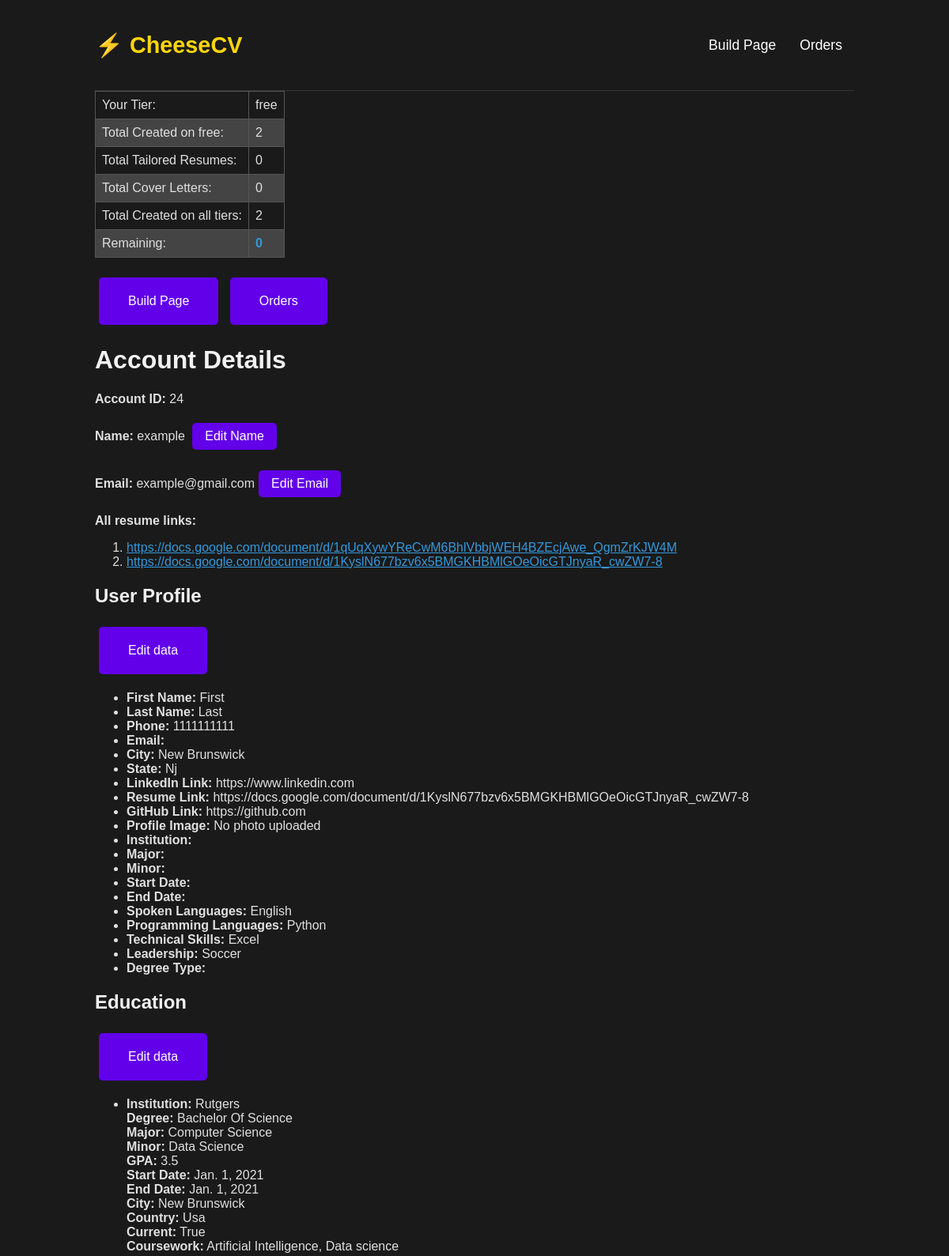
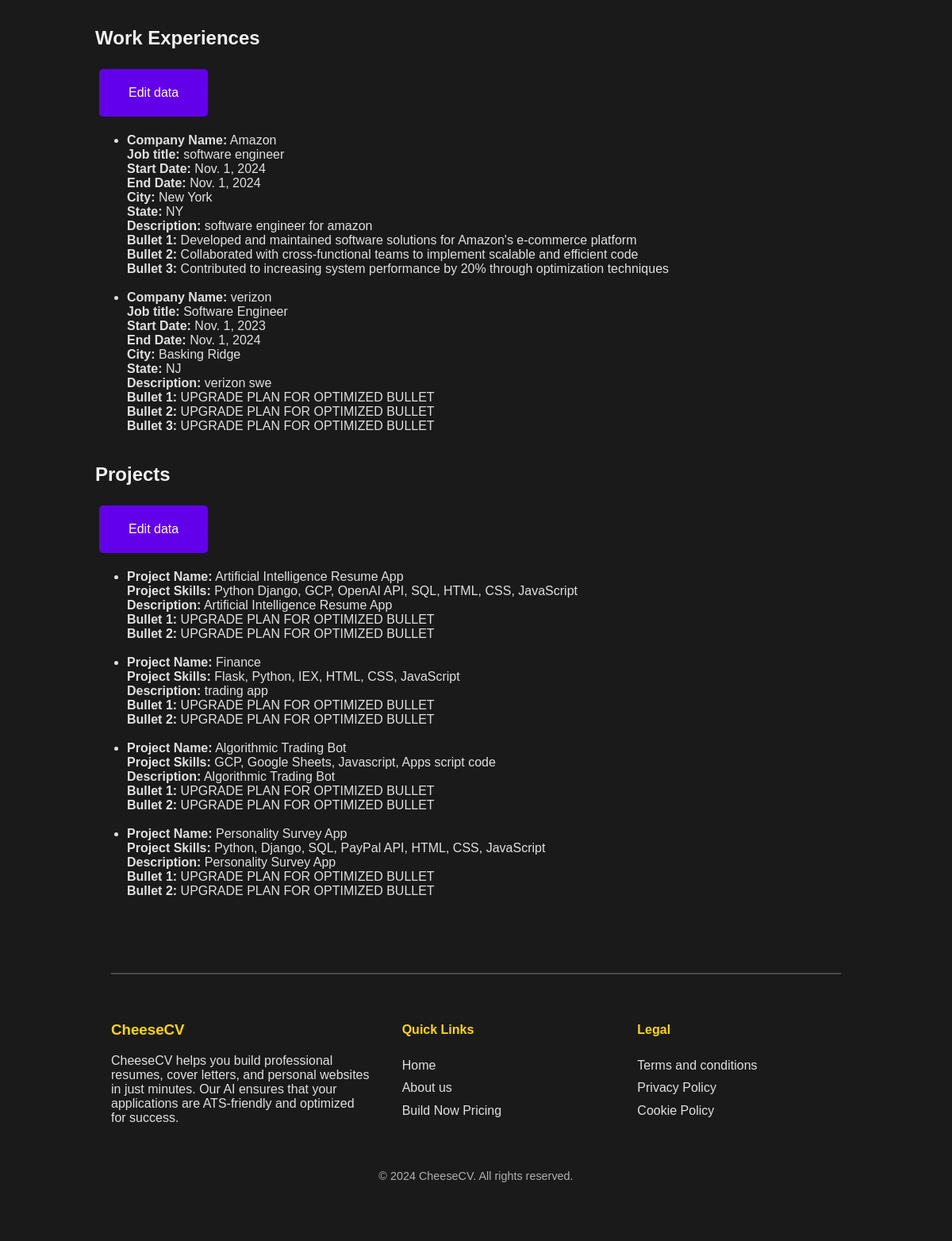
Screenshot of /24/account/ (signed in) with the database file from the repository (2 pictures, top to bottom).
### resume_app/models.py (models this page shows, shortened)
class Account(models.Model):
    id = models.AutoField(primary_key=True)
    user = models.ForeignKey(User, on_delete=models.CASCADE, null=True, related_name='account_user')
    name = models.CharField(max_length=255, unique=True)  # needs to be unique
    password = models.CharField(max_length=255)  # Store hashed password
    email = models.EmailField()
    tier = models.CharField(max_length=255, default="free")
    educations = models.ForeignKey('Education', on_delete=models.SET_NULL, null=True, related_name='education_account')
    user_profile = models.ForeignKey('UserProfile', on_delete=models.SET_NULL, null=True, related_name='user_profile_account')
    user_plan = models.ForeignKey('Plan', on_delete=models.SET_NULL, null=True, related_name='user_plan')
    user_payment = models.ForeignKey('Payment', on_delete=models.SET_NULL, null=True, related_name='user_payment')
    resume_links = models.CharField(max_length=100000, blank=True, null=True, help_text="Separate links with commas")
    unique_words = models.CharField(max_length=10000000, blank=True, null=True, help_text="Separate action words with commas")
    reset_password_code = models.CharField(max_length=255, null=True)
    is_active = models.BooleanField(default=True)
    def get_resume_links(self):
        return self.resume_links.split(',') if self.resume_links else []

class Plan(models.Model):
    id = models.AutoField(primary_key=True)
    type = models.CharField(max_length=255, default="free")
    account = models.ForeignKey(Account, on_delete=models.CASCADE, null=True)
    forms_remaining = models.IntegerField(default=2)
    forms_filled_on_current_plan = models.IntegerField(default=0)
    total_forms_filled = models.IntegerField(default=0)
    total_cover_letters = models.IntegerField(default=0)
    total_tailored_resumes = models.IntegerField(default=0)
    subscription_ids = models.CharField(max_length=100000, blank=True, null=True, help_text="subscription_ids seperated by commas")

class UserProfile(models.Model):
    def profile_image_upload_to(instance, filename):
        return f"profile_pictures/{instance.account.id}.jpg"
    id = models.AutoField(primary_key=True)
    account = models.ForeignKey(Account, on_delete=models.CASCADE, null=True, related_name='account_user_profile')
    first_name = models.CharField(max_length=255)
    last_name = models.CharField(max_length=255)
    phone = models.CharField(max_length=15)
    city = models.CharField(max_length=255)
    state = models.CharField(max_length=255)
    linkedin_link = models.CharField(blank=True, null=True, max_length=255)
    resume_link = models.URLField(blank=True, null=True)
    github_link = models.CharField(blank=True, null=True, max_length=255)
    website_link = models.URLField(blank=True, null=True)
    profile_image = models.ImageField(upload_to=profile_image_upload_to, storage=OverwriteStorage(), blank=True, null=True)
    spoken_languages = models.CharField(max_length=255, blank=True, null=True)
    programming_languages = models.CharField(max_length=255, blank=True, null=True)
    technical_skills = models.CharField(max_length=255, blank=True, null=True)
    leadership = models.CharField(max_length=255, blank=True, null=True)

class Education(models.Model):
    id = models.AutoField(primary_key=True)
    account = models.ForeignKey(Account, on_delete=models.CASCADE, null=True, related_name='account_education')
    institution = models.CharField(max_length=255, blank=True, null=True)
    major = models.CharField(max_length=255, blank=True, null=True)
    minor = models.CharField(max_length=255, blank=True, null=True)
    GPA = models.CharField(max_length=255, blank=True, null=True)
    start_date = models.DateField(default=date.today, null=True)
    end_date = models.DateField(default=date.today, null=True)
    city = models.CharField(max_length=255, blank=True, null=True)
    country = models.CharField(max_length=255, blank=True, null=True)
    current = models.BooleanField(default=False, null=True)
    coursework = models.CharField(max_length=1000, blank=True, null=True)
    DEGREE_CHOICES = [
        ('Bachelor of Science', 'Bachelor of Science'),
        ('Bachelor of Art', 'Bachelor of Art'),
        ('Master of Arts', 'Master of Arts'),
        ('Master of Science', 'Master of Science'),
        ('Master of Business Administration', 'Master of Business Administration'),
        ('Associate of Arts', 'Associate of Arts'),
        ('Associate of Science', 'Associate of Science'),
        ('Associate of Business Administration', 'Associate of Business Administration'),
        ('Associate of Engineering', 'Associate of Engineering'),
        ('Associate of Nursing', 'Associate of Nursing'),
    ]
    degree_type = models.CharField(
        max_length=100,
        choices=DEGREE_CHOICES,
        blank=True,
        null=True,
    )

class WorkExperience(models.Model):
    account = models.ForeignKey(Account, on_delete=models.CASCADE, null=True, related_name='work_experiences')
    company_name = models.CharField(max_length=255, validators=[MinLengthValidator(1)])
    job_title = models.CharField(max_length=255, validators=[MinLengthValidator(1)])
    start_date = models.DateField()
    end_date = models.DateField(null=True)
    currently_working = models.BooleanField(default=False)
    city = models.CharField(max_length=255, validators=[MinLengthValidator(1)])
    state = models.CharField(max_length=2, validators=[MinLengthValidator(2), MaxLengthValidator(2)])
    description = models.TextField(validators=[MinLengthValidator(1)])
    bullet1 = models.CharField(max_length=255, validators=[MinLengthValidator(1)])
    bullet2 = models.CharField(max_length=255, validators=[MinLengthValidator(1)])
    bullet3 = models.CharField(max_length=255, validators=[MinLengthValidator(1)])

class Project(models.Model):
    account = models.ForeignKey(Account, on_delete=models.CASCADE, null=True, related_name='projects')
    project_name = models.CharField(max_length=255)
    project_skills = models.CharField(max_length=255)
    description = models.TextField()
    bullet1 = models.CharField(max_length=255)
    bullet2 = models.CharField(max_length=255)

### resume_app/views.py (the view)
# urls.py: path('<int:account_id>/account/', account, name='account'),
@login_required
def account(request , account_id):
    account = Account.objects.get(id=account_id)
    user_plan = Plan.objects.get(account = account)
    user_profile = UserProfile.objects.get(account = account)
    educations = Education.objects.filter(account=account)
    work_experiences = WorkExperience.objects.filter(account=account)
    projects = Project.objects.filter(account=account)
    context = {
        'account' : account ,
        'user_plan': user_plan ,
        'user_profile' : user_profile ,
        'educations' : educations ,
        'remaining' : user_plan.forms_remaining - user_plan.forms_filled_on_current_plan,
        'work_experiences' : work_experiences,
        'projects' : projects
    }
    return render (request, "account.html", context)

### resume_app/templates/account.html (shortened to what this page needs)
{% extends 'index.html' %}
{% load static %}
{% block header_links %}
        <a href="{% url 'confirmation' account_id=account.id %}">  Build Page </a>
        <a href="{% url 'subscriptions' account_id=account.id %}">  Orders </a>
{% endblock %}
{% block content %}
<div>
<div class="user-info-container">
    <table class="user-info-table">
        <tr>
            <td>Your Tier:</td>
            <td>{{account.tier}}</td>
        </tr>
        <tr>
            <td>Total Created on {{account.tier}}:</td>
            <td>{{user_plan.forms_filled_on_current_plan}}</td>
        </tr>
        <tr>
            <td>Total Tailored Resumes:</td>
            <td>{{user_plan.total_tailored_resumes}} </td>
        </tr>
        <tr>
            <td>Total Cover Letters:</td>
            <td>{{user_plan.total_cover_letters}} </td>
        </tr>
        <tr>
            <td>Total Created on all tiers:</td>
            <td>{{user_plan.total_forms_filled}} </td>
        </tr>
        <tr>
            <td>Remaining:</td>
            <td> <b> {{remaining}} </b> </td>
        </tr>
    </table>
    <a href="{% url 'confirmation' account_id=account.id %}" class="reload_resume_and_website-button">
        <button type="button"> Build Page </button>
    </a>
    <a href="{% url 'subscriptions' account_id=account.id %}" class="reload_resume_and_website-button">
        <button type="button">  Orders </button>
    </a>
    <h1>Account Details</h1>
    <p><strong>Account ID:</strong> {{ account.id }}</p>
    <p><strong> Name:</strong> {{ account.name }} <button id="edit-name-btn">Edit Name</button> </p>
    <p><strong> Email:</strong> {{ account.email }}<button id="edit-email-btn">Edit Email</button> </p>
    <p><strong>All resume links:</strong>
    {% if account.resume_links %}
    <ol>
        {% for link in account.get_resume_links %}
        <li><a href="{{ link }}" target="_blank">{{ link }}</a></li>
        {% endfor %}
    </ol>
    {% else %}
    <p>No resume links available.</p>
    {% endif %}
    <h2>User Profile</h2>
    <a href="{% url 'form' account_id=account.id %}" class="reload_resume_and_website-button">
        <button type="button"> Edit data </button>
    </a>
    <ul>
        <li><strong>First Name:</strong> {{ user_profile.first_name }}</li>
        <li><strong>Last Name:</strong> {{ user_profile.last_name }}</li>
        <li><strong>Phone:</strong> {{ user_profile.phone }}</li>
        <li><strong>Email:</strong> {{ user_profile.email }}</li>
        <li><strong>City:</strong> {{ user_profile.city }}</li>
        <li><strong>State:</strong> {{ user_profile.state }}</li>
        <li><strong>LinkedIn Link:</strong> {{ user_profile.linkedin_link }}</li>
        <li><strong>Resume Link:</strong> {{ user_profile.resume_link }}</li>
        <li><strong>GitHub Link:</strong> {{ user_profile.github_link }}</li>
        {% if user_profile.profile_image %}
            <li><strong>Profile Image:</strong> <img src="{{ user_profile.profile_image.url }}" alt="Profile Image"></li>
        {% else %}
        <li><strong>Profile Image:</strong> No photo uploaded </li>
        {% endif %}
        <li><strong>Institution:</strong> {{ user_profile.institution }}</li>
        <li><strong>Major:</strong> {{ user_profile.major }}</li>
        <li><strong>Minor:</strong> {{ user_profile.minor }}</li>
        <li><strong>Start Date:</strong> {{ user_profile.start_date }}</li>
        <li><strong>End Date:</strong> {{ user_profile.end_date }}</li>
        <li><strong>Spoken Languages:</strong> {{ user_profile.spoken_languages }}</li>
        <li><strong>Programming Languages:</strong> {{ user_profile.programming_languages }}</li>
        <li><strong>Technical Skills:</strong> {{ user_profile.technical_skills }}</li>
        <li><strong>Leadership:</strong> {{ user_profile.leadership }}</li>
        <li><strong>Degree Type:</strong> {{ user_profile.get_degree_type_display }}</li>
    </ul>
    <h2>Education</h2>
    <a href="{% url 'form' account_id=account.id %}" class="reload_resume_and_website-button">
        <button type="button"> Edit data </button>
    </a>
    <ul>
        {% for education in educations %}
            <li>
                <strong>Institution:</strong> {{ education.institution }}<br>
                <strong>Degree:</strong> {{ education.degree_type }}<br>
                <strong>Major:</strong> {{ education.major }}<br>
                <strong>Minor:</strong> {{ education.minor }}<br>
                <strong>GPA:</strong> {{ education.GPA }}<br>
                <strong>Start Date:</strong> {{ education.start_date }}<br>
                <strong>End Date:</strong> {{ education.end_date }}<br>
                <strong>City:</strong> {{ education.city }}<br>
                <strong>Country:</strong> {{ education.country }}<br>
                <strong>Current:</strong> {{ education.current }}<br>
                <strong>Coursework:</strong> {{ education.coursework }}
            </li>  <br>
        {% endfor %}
    </ul>
    <h2>Work Experiences</h2>
    <a href="{% url 'form' account_id=account.id %}" class="reload_resume_and_website-button">
        <button type="button"> Edit data </button>
    </a>
    <ul>
            {% for work_experience in work_experiences %}
                <li>
                    <strong>Company Name:</strong> {{ work_experience.company_name }}<br>
                    <strong>Job title:</strong> {{ work_experience.job_title }}<br>
                    <strong>Start Date:</strong> {{ work_experience.start_date }}<br>
                    <strong>End Date:</strong> {{ work_experience.end_date }}<br>
                    <strong>City:</strong> {{ work_experience.city }}<br>
                    <strong>State:</strong> {{ work_experience.state }}<br>
                    <strong>Description:</strong> {{ work_experience.description }}<br>
                    <strong>Bullet 1:</strong> {{ work_experience.bullet1 }}<br>
                    <strong>Bullet 2:</strong> {{ work_experience.bullet2 }}<br>
                    <strong>Bullet 3:</strong> {{ work_experience.bullet3 }}
                </li>
                <br>
            {% endfor %}
    </ul>
    <h2>Projects</h2>
    <a href="{% url 'form' account_id=account.id %}" class="reload_resume_and_website-button">
        <button type="button"> Edit data </button>
    </a>
    <ul>
        {% for project in projects %}
            <li>
                <strong>Project Name:</strong> {{ project.project_name }}<br>
                <strong>Project Skills:</strong> {{ project.project_skills }}<br>
                <strong>Description:</strong> {{ project.description }}<br>
                <strong>Bullet 1:</strong> {{ project.bullet1 }}<br>
                <strong>Bullet 2:</strong> {{ project.bullet2 }}
            </li>
            <br>
        {% endfor %}
    </ul>
</div>
{% endblock %}

### resume_app/templates/index.html (style rules this page uses)
body { padding: 0 10%; margin: 0; background-color: #121212; color: #ffffff; font-family: 'Poppins', sans-serif; }
html { scroll-behavior: smooth; }
.header-nav a { color: #ffffff; margin: 0 15px; text-decoration: none; font-size: 1.1em; }

### resume_app/templates/account.html (style rules this page uses)
body { font-family: 'Arial', sans-serif; background-color: #1a1a1a; color: #e0e0e0; }
h1, h2 { color: #f1f1f1; }
button { background-color: #ffd60a; color: white; padding: 10px 15px; border: none; border-radius: 4px; cursor: pointer; }
.user-info-table { width: auto; border-collapse: collapse; margin-bottom: 20px; }
.user-info-table td { padding: 8px; border: 1px solid #555; text-align: left; color: #e0e0e0; }
.user-info-table tr:nth-child(even) { background-color: #444; }
.user-info-table b { color: #3498db; }
.reload_resume_and_website-button, button { background-color: #6200ea; color: white; border: none; padding: 8px 16px; text-align: center; text-decoration: none; display: inline-block; font-size: 16px; margin: 5px; cursor: pointer; border-radius: 5px; }
a { color: #3498db; }

### rows the page displays
Account: tier "free", id "24", name "example", email "example@gmail.com"
Plan: forms_filled_on_current_plan "2", total_tailored_resumes "0", total_cover_letters "0", total_forms_filled "2"
UserProfile: first_name "First", last_name "Last", phone "1111111111", city "New Brunswick", state "Nj", linkedin_link "https://www.linkedin.com", resume_link "https://docs.google.com/document/d/1KyslN677bzv6x5BMGKHBMlGOeOicGTJnyaR_cwZW7-8", github_link "https://github.com", spoken_languages "English", programming_languages "Python", technical_skills "Excel", leadership "Soccer"
Education: institution "Rutgers", degree_type "Bachelor Of Science", major "Computer Science", minor "Data Science", GPA "3.5", start_date "Jan. 1, 2021", end_date "Jan. 1, 2021", city "New Brunswick", country "Usa", current "True", coursework "Artificial Intelligence, Data science"
WorkExperience: company_name "Amazon", job_title "software engineer", start_date "Nov. 1, 2024", end_date "Nov. 1, 2024", city "New York", state "NY", description "software engineer for amazon", bullet1 "Developed and maintained software solutions for Amazon's e-commerce platform", bullet2 "Collaborated with cross-functional teams to implement scalable and efficient code", bullet3 "Contributed to increasing system performance by 20% through optimization techniques"
WorkExperience: company_name "verizon", job_title "Software Engineer", start_date "Nov. 1, 2023", end_date "Nov. 1, 2024", city "Basking Ridge", state "NJ", description "verizon swe", bullet1 "UPGRADE PLAN FOR OPTIMIZED BULLET", bullet2 "UPGRADE PLAN FOR OPTIMIZED BULLET", bullet3 "UPGRADE PLAN FOR OPTIMIZED BULLET"
Project: project_name "Artificial Intelligence Resume App", project_skills "Python Django, GCP, OpenAI API, SQL, HTML, CSS, JavaScript", description "Artificial Intelligence Resume App", bullet1 "UPGRADE PLAN FOR OPTIMIZED BULLET", bullet2 "UPGRADE PLAN FOR OPTIMIZED BULLET"
Project: project_name "Finance", project_skills "Flask, Python, IEX, HTML, CSS, JavaScript", description "trading app", bullet1 "UPGRADE PLAN FOR OPTIMIZED BULLET", bullet2 "UPGRADE PLAN FOR OPTIMIZED BULLET"
Project: project_name "Algorithmic Trading Bot", project_skills "GCP, Google Sheets, Javascript, Apps script code", description "Algorithmic Trading Bot", bullet1 "UPGRADE PLAN FOR OPTIMIZED BULLET", bullet2 "UPGRADE PLAN FOR OPTIMIZED BULLET"
Project: project_name "Personality Survey App", project_skills "Python, Django, SQL, PayPal API, HTML, CSS, JavaScript", description "Personality Survey App", bullet1 "UPGRADE PLAN FOR OPTIMIZED BULLET", bullet2 "UPGRADE PLAN FOR OPTIMIZED BULLET"

### other values shown
{{ remaining }} "0"
{{ link }} "https://docs.google.com/document/d/1qUqXywYReCwM6BhlVbbjWEH4BZEcjAwe_QgmZrKJW4M" "https://docs.google.com/document/d/1KyslN677bzv6x5BMGKHBMlGOeOicGTJnyaR_cwZW7-8"
